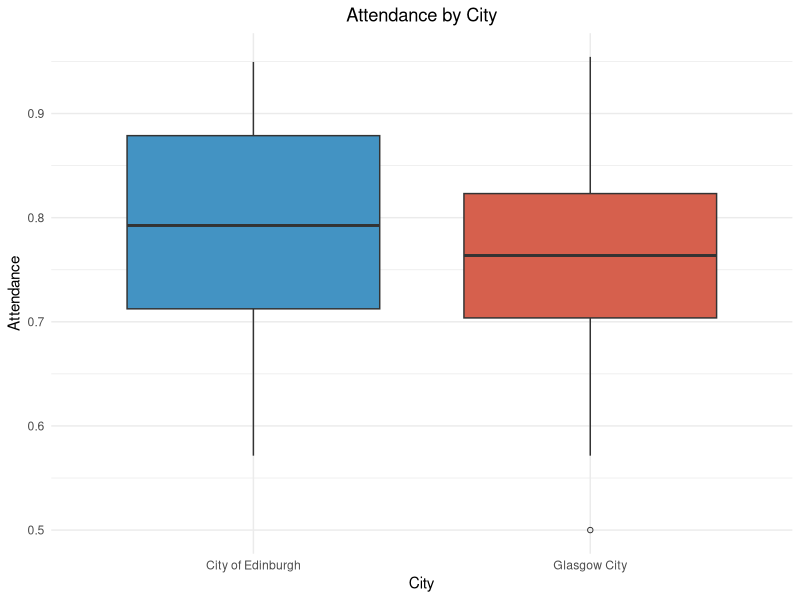
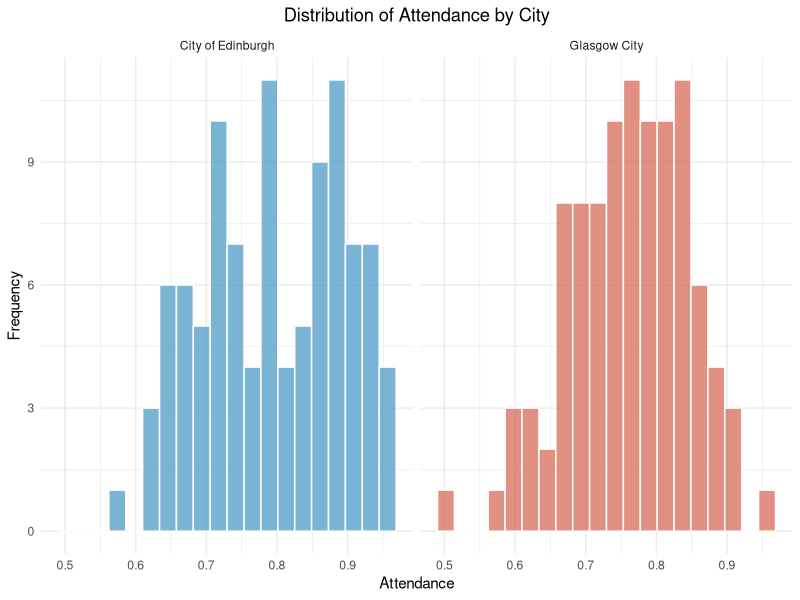
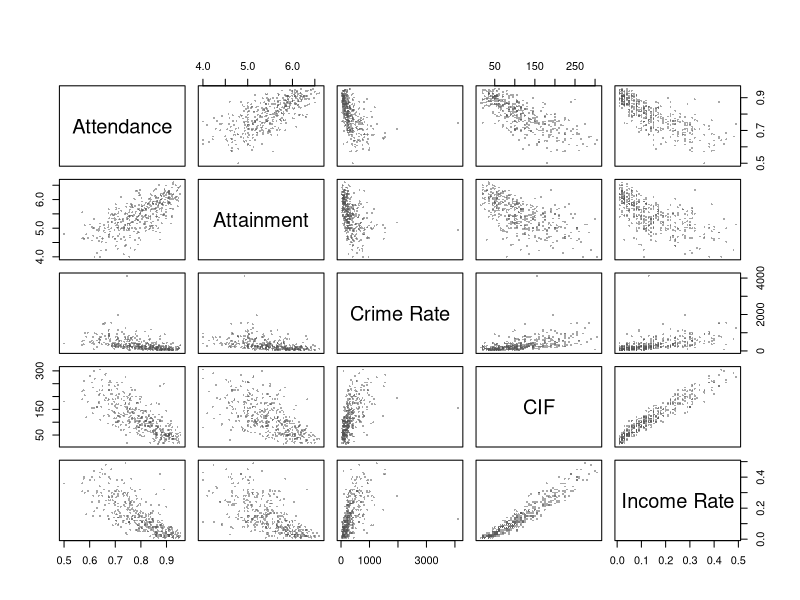
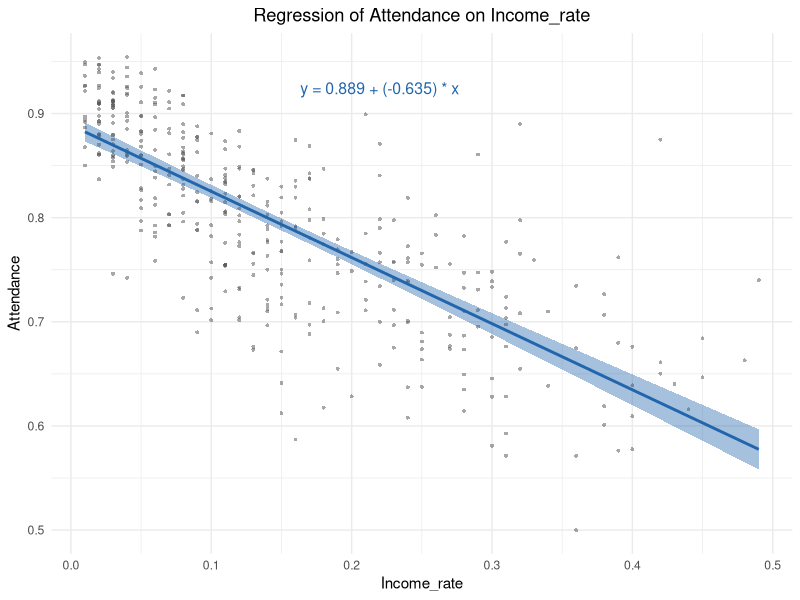
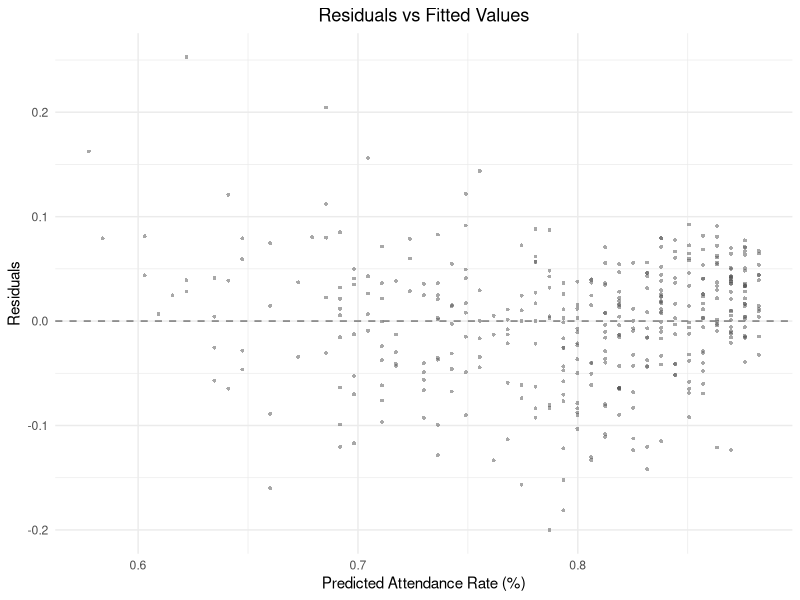
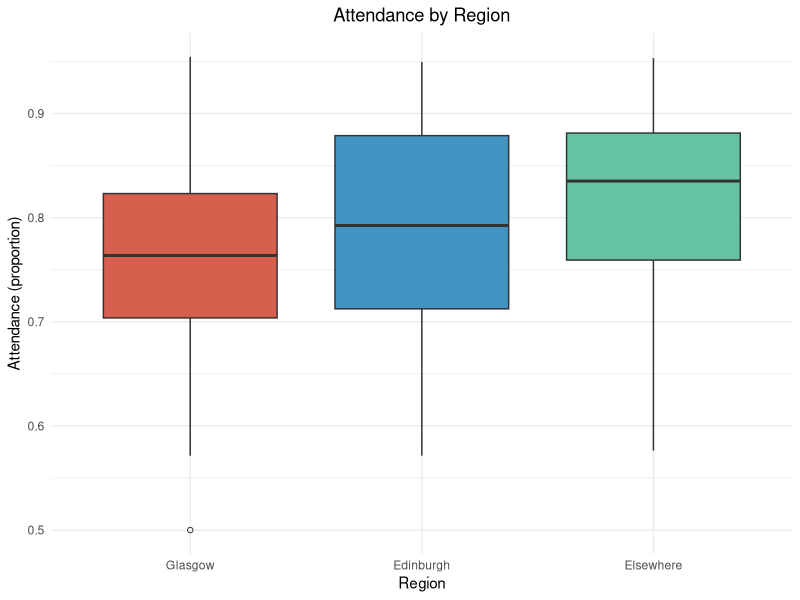
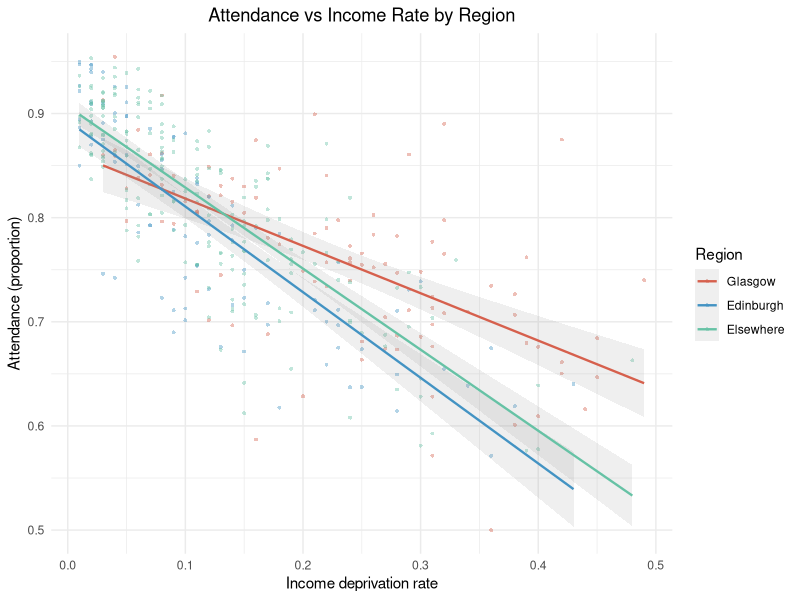
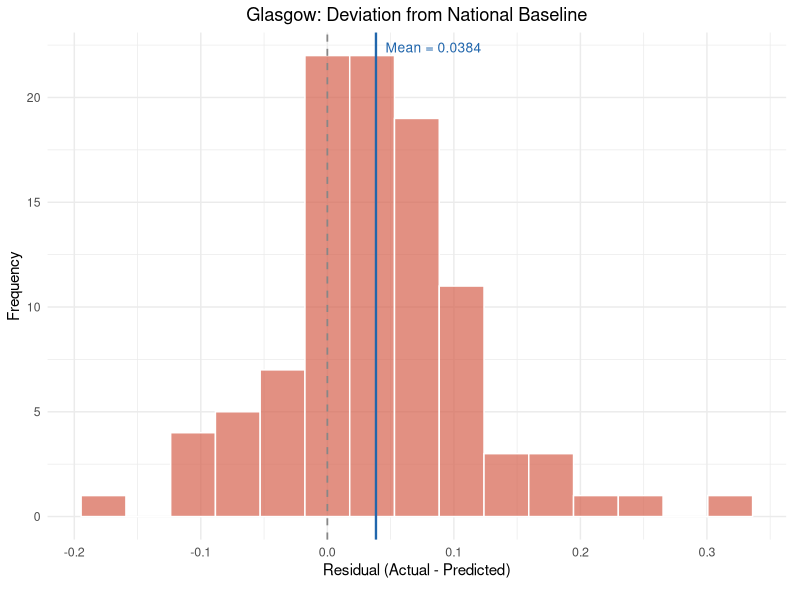

Source code (R) for these figures, in order:
## ---- chunk 1
knitr::opts_chunk$set(echo = FALSE, message = FALSE, warning = FALSE, fig.pos = 'H')
dat <- read.csv("scottishData.csv")
library(ggplot2)
library(dplyr)
library(broom)

# Subsets for Section 1
glasgow   <- subset(dat, Council_area == "Glasgow City")
edinburgh <- subset(dat, Council_area == "City of Edinburgh")
elsewhere <- subset(dat, Council_area != "Glasgow City" &
                         Council_area != "City of Edinburgh")

# Region variable for Section 3
dat$Region <- ifelse(dat$Council_area == "Glasgow City", "Glasgow",
              ifelse(dat$Council_area == "City of Edinburgh", "Edinburgh", "Elsewhere"))
dat$Region <- factor(dat$Region, levels = c("Glasgow", "Edinburgh", "Elsewhere"))

# Unified colour palette 
col_gla   <- "#D6604D"   # terracotta  — Glasgow
col_edi   <- "#4393C3"   # steel blue  — Edinburgh
col_else  <- "#66C2A5"   # mint green  — Elsewhere
col_point <- "#525252"   # slate gray  — scatter points
col_line  <- "#2166AC"   # deep blue   — regression line
col_ref   <- "#878787"   # medium gray — reference line
## ---- chunk 2

dat_two <- subset(dat, Council_area %in% c("Glasgow City", "City of Edinburgh"))

ggplot(dat_two, aes(x = Council_area, y = Attendance, fill = Council_area)) +
  geom_boxplot(outlier.shape = 1, outlier.size = 1.5) +
  scale_fill_manual(values = c("City of Edinburgh" = col_edi, "Glasgow City" = col_gla)) +
  labs(x = "City", y = "Attendance", title = "Attendance by City") +
  theme_minimal() +
  theme(plot.title = element_text(hjust = 0.5), legend.position = "none")
## ---- chunk 3

ggplot(dat_two, aes(x = Attendance, fill = Council_area)) +
  geom_histogram(bins = 20, alpha = 0.7, color = "white") +
  scale_fill_manual(values = c("City of Edinburgh" = col_edi, "Glasgow City" = col_gla)) +
  facet_wrap(~ Council_area, ncol = 2) +
  labs(x = "Attendance", y = "Frequency", title = "Distribution of Attendance by City") +
  theme_minimal() +
  theme(plot.title = element_text(hjust = 0.5), legend.position = "none")
## ---- chunk 4

n_gla <- sum(!is.na(glasgow$Attendance))
n_edi <- sum(!is.na(edinburgh$Attendance))
mean_gla <- mean(glasgow$Attendance, na.rm = TRUE)
mean_edi <- mean(edinburgh$Attendance, na.rm = TRUE)
var_gla  <- var(glasgow$Attendance, na.rm = TRUE)
var_edi  <- var(edinburgh$Attendance, na.rm = TRUE)

sd_gla   <- sd(glasgow$Attendance, na.rm = TRUE)
sd_edi   <- sd(edinburgh$Attendance, na.rm = TRUE)

stats_table <- data.frame(
  City     = c("Glasgow", "Edinburgh"),
  N        = c(n_gla, n_edi),
  Mean     = round(c(mean_gla, mean_edi), 5),
  SD       = round(c(sd_gla, sd_edi), 5),
  Variance = round(c(var_gla, var_edi), 7)
)

knitr::kable(stats_table,
             caption = "Sample means and variances of Attendance for Glasgow and Edinburgh.",
             align = "c",
             booktabs = TRUE)
## ---- chunk 5

ci_mean_gla <- mean_gla + c(-1, 1) * qt(0.975, df = n_gla - 1) * sqrt(var_gla / n_gla)
ci_mean_edi <- mean_edi + c(-1, 1) * qt(0.975, df = n_edi - 1) * sqrt(var_edi / n_edi)

ci_mean_table <- data.frame(
  City  = c("Glasgow", "Edinburgh"),
  Lower = round(c(ci_mean_gla[1], ci_mean_edi[1]), 5),
  Upper = round(c(ci_mean_gla[2], ci_mean_edi[2]), 5)
)

knitr::kable(ci_mean_table,
             caption = "95\\% confidence intervals for the mean of Attendance.",
             align = "c",
             col.names = c("City", "2.5%", "97.5%"),
             booktabs = TRUE)
## ---- chunk 6

# 95% CI for variance using chi-squared distribution
ci_var_gla <- c((n_gla - 1) * var_gla / qchisq(0.975, df = n_gla - 1),
                (n_gla - 1) * var_gla / qchisq(0.025, df = n_gla - 1))
ci_var_edi <- c((n_edi - 1) * var_edi / qchisq(0.975, df = n_edi - 1),
                (n_edi - 1) * var_edi / qchisq(0.025, df = n_edi - 1))

ci_var_table <- data.frame(
  City  = c("Glasgow", "Edinburgh"),
  Lower = round(c(ci_var_gla[1], ci_var_edi[1]), 7),
  Upper = round(c(ci_var_gla[2], ci_var_edi[2]), 7)
)

knitr::kable(ci_var_table,
             caption = "95\\% confidence intervals for the variance of Attendance.",
             align = "c",
             col.names = c("City", "2.5%", "97.5%"),
             booktabs = TRUE)
## ---- chunk 7

f_result <- var.test(glasgow$Attendance, edinburgh$Attendance)

f_table <- data.frame(
  Statistic = round(f_result$statistic, 4),
  df1       = f_result$parameter[1],
  df2       = f_result$parameter[2],
  p_value   = formatC(f_result$p.value, format = "e", digits = 4)
)

knitr::kable(f_table,
             caption = "F-test for equality of variances of Attendance.",
             align = "c",
             col.names = c("F-statistic", "df1", "df2", "p-value"),
             booktabs = TRUE)
## ---- chunk 8

t_result <- t.test(glasgow$Attendance, edinburgh$Attendance, var.equal = FALSE)

t_table <- data.frame(
  Statistic = round(t_result$statistic, 4),
  df        = round(t_result$parameter, 2),
  p_value   = formatC(t_result$p.value, format = "e", digits = 4)
)

knitr::kable(t_table,
             caption = "Welch's two-sample t-test for difference in mean Attendance.",
             align = "c",
             col.names = c("t-statistic", "df", "p-value"),
             booktabs = TRUE)
## ---- chunk 9

vars <- c("Attendance", "Attainment", "crime_rate", "CIF", "Income_rate")

pairs(dat[, vars],
      pch = 16, cex = 0.4, col = adjustcolor(col_point, alpha.f = 0.5),
      main = "",
      labels = c("Attendance", "Attainment", "Crime Rate", "CIF", "Income Rate"))
## ---- chunk 10
# Full 5x5 pairwise Pearson correlation matrix
cor_matrix <- round(cor(dat[, vars], use = "complete.obs", method = "pearson"), 3)
colnames(cor_matrix) <- c("Attendance", "Attainment", "Crime Rate", "CIF", "Income Rate")
rownames(cor_matrix) <- c("Attendance", "Attainment", "Crime Rate", "CIF", "Income Rate")

knitr::kable(cor_matrix,
             caption = "Pairwise Pearson correlation coefficients between the five selected variables.",
             align = "c",
             booktabs = TRUE)

# Store individual correlations for later use
r_attainment <- cor_matrix[1, 2]
r_crime      <- cor_matrix[1, 3]
r_cif        <- cor_matrix[1, 4]
r_income     <- cor_matrix[1, 5]
## ---- chunk 11
# Identify the variable with the highest absolute correlation with Attendance
correlations <- c(
  Attainment = r_attainment,
  Crime_rate = r_crime,
  CIF = r_cif,
  Income_rate = r_income
)
data2_name <- names(which.max(abs(correlations)))

# Fit simple linear regression
model_formula <- as.formula(paste("Attendance ~", data2_name))
lm_model <- lm(model_formula, data = dat)

# Extract coefficients
intercept <- coef(lm_model)[1]
slope     <- coef(lm_model)[2]
r_squared <- summary(lm_model)$r.squared
## ---- chunk 12
display_name <- gsub("_", " ", data2_name)

knitr::kable(
  tidy(lm_model),
  digits = 4,
  caption = paste("Simple linear regression model: Attendance ~", display_name),
  booktabs = TRUE
)
## ---- chunk 13
ci <- confint(lm_model, level = 0.95)
rownames(ci) <- c("Intercept ", "Slope")
colnames(ci) <- c("2.5%", "97.5%")

knitr::kable(
  ci,
  digits = 4,
  caption = "95\\% Confidence Intervals for Regression Coefficients",
  booktabs = TRUE
)
## ---- chunk 14

equation <- paste0("y = ", round(intercept, 3), " + (", round(slope, 3), ") * x")

# Dynamic annotation position
x_pos <- quantile(dat[[data2_name]], 0.75, na.rm = TRUE)
y_pos <- quantile(dat$Attendance, 0.95, na.rm = TRUE)

ggplot(dat, aes(x = !!sym(data2_name), y = Attendance)) +
  geom_point(shape = 16, size = 1, colour = adjustcolor(col_point, alpha.f = 0.5)) +
  geom_smooth(method = "lm", se = TRUE, colour = col_line, fill = adjustcolor(col_line, alpha.f = 0.15)) +
  labs(
    x = data2_name,
    y = "Attendance",
    title = paste("Regression of Attendance on", data2_name)
  ) +
  annotate("text", x = x_pos, y = y_pos, label = equation, parse = FALSE,
           size = 4, colour = col_line) +
  theme_minimal() +
  theme(plot.title = element_text(hjust = 0.5))

## ---- chunk 15

# residuals
dat$residuals <- residuals(lm_model)
dat$fitted    <- fitted(lm_model)

ggplot(dat, aes(x = fitted, y = residuals)) +
  geom_point(shape = 16, size = 1, colour = adjustcolor(col_point, alpha.f = 0.5)) +
  geom_hline(yintercept = 0, linetype = "dashed", colour = col_ref, linewidth = 0.6) +
  labs(
    x = "Predicted Attendance Rate (%)",
    y = "Residuals",
    title = "Residuals vs Fitted Values"
  ) +
  theme_minimal() +
  theme(plot.title = element_text(hjust = 0.5))

## ---- chunk 16
ggplot(dat, aes(x = Region, y = Attendance, fill = Region)) +
  geom_boxplot(outlier.shape = 1, outlier.size = 1.5) +
  scale_fill_manual(values = c("Glasgow" = col_gla, "Edinburgh" = col_edi, "Elsewhere" = col_else)) +
  labs(x = "Region", y = "Attendance (proportion)", title = "Attendance by Region") +
  theme_minimal() +
  theme(plot.title = element_text(hjust = 0.5), legend.position = "none")
## ---- chunk 17
# F-tests: variance comparison
f_gla_else <- var.test(glasgow$Attendance, elsewhere$Attendance)
f_edi_else <- var.test(edinburgh$Attendance, elsewhere$Attendance)
f_gla_edi  <- var.test(glasgow$Attendance, edinburgh$Attendance)

f_table <- data.frame(
  Comparison = c("Glasgow vs Elsewhere", "Edinburgh vs Elsewhere", "Glasgow vs Edinburgh"),
  F_stat     = round(c(f_gla_else$statistic, f_edi_else$statistic, f_gla_edi$statistic), 4),
  df1        = c(f_gla_else$parameter[1], f_edi_else$parameter[1], f_gla_edi$parameter[1]),
  df2        = c(f_gla_else$parameter[2], f_edi_else$parameter[2], f_gla_edi$parameter[2]),
  p_value    = c(formatC(f_gla_else$p.value, format = "e", digits = 3),
                 formatC(f_edi_else$p.value, format = "e", digits = 3),
                 formatC(f_gla_edi$p.value, format = "e", digits = 3))
)

knitr::kable(f_table,
             caption = "F-tests comparing variance of Attendance between regions.",
             align = "c",
             col.names = c("Comparison", "F-statistic", "df1", "df2", "p-value"),
             booktabs = TRUE)
## ---- chunk 18
# Welch's t-tests: mean comparison
t_gla_else <- t.test(glasgow$Attendance, elsewhere$Attendance, var.equal = FALSE)
t_edi_else <- t.test(edinburgh$Attendance, elsewhere$Attendance, var.equal = FALSE)
t_gla_edi  <- t.test(glasgow$Attendance, edinburgh$Attendance, var.equal = FALSE)

t_table <- data.frame(
  Comparison = c("Glasgow vs Elsewhere", "Edinburgh vs Elsewhere", "Glasgow vs Edinburgh"),
  t_stat     = round(c(t_gla_else$statistic, t_edi_else$statistic, t_gla_edi$statistic), 4),
  df         = round(c(t_gla_else$parameter, t_edi_else$parameter, t_gla_edi$parameter), 2),
  p_value    = c(formatC(t_gla_else$p.value, format = "e", digits = 3),
                 formatC(t_edi_else$p.value, format = "e", digits = 3),
                 formatC(t_gla_edi$p.value, format = "e", digits = 3))
)

knitr::kable(t_table,
             caption = "Welch's t-tests comparing mean Attendance between regions.",
             align = "c",
             col.names = c("Comparison", "t-statistic", "df", "p-value"),
             booktabs = TRUE)
## ---- chunk 19
lm_gla  <- lm(Attendance ~ Income_rate, data = glasgow)
lm_edi  <- lm(Attendance ~ Income_rate, data = edinburgh)
lm_else <- lm(Attendance ~ Income_rate, data = elsewhere)

# Extract coefficients
slopes     <- c(coef(lm_gla)[2], coef(lm_edi)[2], coef(lm_else)[2])
intercepts <- c(coef(lm_gla)[1], coef(lm_edi)[1], coef(lm_else)[1])
r_sq       <- c(summary(lm_gla)$r.squared, summary(lm_edi)$r.squared, summary(lm_else)$r.squared)

# 95% CIs for slopes
ci_gla  <- confint(lm_gla,  "Income_rate", level = 0.95)
ci_edi  <- confint(lm_edi,  "Income_rate", level = 0.95)
ci_else <- confint(lm_else, "Income_rate", level = 0.95)

reg_table <- data.frame(
  Region    = c("Glasgow", "Edinburgh", "Elsewhere"),
  Intercept = round(intercepts, 4),
  Slope     = round(slopes, 4),
  CI_lower  = round(c(ci_gla[1], ci_edi[1], ci_else[1]), 4),
  CI_upper  = round(c(ci_gla[2], ci_edi[2], ci_else[2]), 4),
  R_squared = round(r_sq, 4)
)

knitr::kable(reg_table,
             caption = "Regional regression models: Attendance on Income\\_rate.",
             align = "c",
             booktabs = TRUE,
             col.names = c("Region", "Intercept", "Slope",
                           "Slope CI lower", "Slope CI upper", "$R^2$"))
## ---- chunk 20
ggplot(dat, aes(x = Income_rate, y = Attendance, colour = Region)) +
  geom_point(shape = 16, size = 1, alpha = 0.4) +
  geom_smooth(method = "lm", se = TRUE, linewidth = 0.8, alpha = 0.15) +
  scale_colour_manual(values = c("Glasgow" = col_gla, "Edinburgh" = col_edi, "Elsewhere" = col_else)) +
  labs(x = "Income deprivation rate", y = "Attendance (proportion)",
       title = "Attendance vs Income Rate by Region") +
  theme_minimal() +
  theme(plot.title = element_text(hjust = 0.5))
## ---- chunk 21
new_data <- data.frame(Income_rate = 0.15)

pred_gla  <- predict(lm_gla,  newdata = new_data, interval = "prediction", level = 0.95)
pred_edi  <- predict(lm_edi,  newdata = new_data, interval = "prediction", level = 0.95)
pred_else <- predict(lm_else, newdata = new_data, interval = "prediction", level = 0.95)

pred_table <- data.frame(
  Region = c("Glasgow", "Edinburgh", "Elsewhere"),
  Fitted = round(c(pred_gla[1], pred_edi[1], pred_else[1]), 4),
  Lower  = round(c(pred_gla[2], pred_edi[2], pred_else[2]), 4),
  Upper  = round(c(pred_gla[3], pred_edi[3], pred_else[3]), 4),
  Width  = round(c(pred_gla[3] - pred_gla[2],
                    pred_edi[3] - pred_edi[2],
                    pred_else[3] - pred_else[2]), 4)
)

knitr::kable(pred_table,
             caption = "95\\% prediction intervals for Attendance at Income\\_rate $= 0.15$.",
             align = "c",
             col.names = c("Region", "Fitted", "Lower", "Upper", "Width"),
             booktabs = TRUE)
## ---- chunk 22
# Baseline model: trained on non-Glasgow data
dat_baseline <- subset(dat, Region != "Glasgow")
lm_baseline  <- lm(Attendance ~ Income_rate, data = dat_baseline)

baseline_summary <- summary(lm_baseline)
b0 <- coef(lm_baseline)[1]
b1 <- coef(lm_baseline)[2]
## ---- chunk 23
baseline_ci <- confint(lm_baseline, level = 0.95)

baseline_coef <- data.frame(
  Term      = c("Intercept", "Income_rate"),
  Estimate  = round(coef(lm_baseline), 4),
  CI_lower  = round(baseline_ci[, 1], 4),
  CI_upper  = round(baseline_ci[, 2], 4)
)

knitr::kable(baseline_coef,
             caption = paste0("Baseline regression model (non-Glasgow, $n = ",
                              nrow(dat_baseline), "$): Attendance on Income\\_rate."),
             align = "c",
             booktabs = TRUE,
             col.names = c("Term", "Estimate", "95% CI lower", "95% CI upper"),
             row.names = FALSE)
## ---- chunk 24
# Predict Glasgow's "expected" attendance using the baseline model
glasgow$predicted <- predict(lm_baseline, newdata = glasgow)
glasgow$residual  <- glasgow$Attendance - glasgow$predicted

# Descriptive statistics of Glasgow residuals
mean_resid <- mean(glasgow$residual)
sd_resid   <- sd(glasgow$residual)
n_resid    <- length(glasgow$residual)
## ---- chunk 25
resid_df <- data.frame(residual = glasgow$residual)
ggplot(resid_df, aes(x = residual)) +
  geom_histogram(bins = 15, fill = col_gla, colour = "white", alpha = 0.7) +
  geom_vline(xintercept = 0, linetype = "dashed", colour = col_ref, linewidth = 0.6) +
  geom_vline(xintercept = mean_resid, colour = col_line, linewidth = 0.8) +
  annotate("text", x = mean_resid, y = Inf, vjust = 2, hjust = -0.1,
           label = paste0("Mean = ", round(mean_resid, 4)),
           colour = col_line, size = 3.5) +
  scale_x_continuous(breaks = scales::pretty_breaks(n = 6)) +
  labs(x = "Residual (Actual - Predicted)", y = "Frequency",
       title = "Glasgow: Deviation from National Baseline") +
  theme_minimal() +
  theme(plot.title = element_text(hjust = 0.5),
        axis.text.x = element_text(size = 9),
        plot.margin = margin(t = 5, r = 10, b = 15, l = 5, unit = "pt"))
## ---- chunk 26
t_resid <- t.test(glasgow$residual, mu = 0)

t_resid_table <- data.frame(
  Mean_residual = round(mean_resid, 4),
  SE            = round(sd_resid / sqrt(n_resid), 4),
  t_stat        = round(t_resid$statistic, 4),
  df            = t_resid$parameter,
  p_value       = formatC(t_resid$p.value, format = "e", digits = 3),
  CI_lower      = round(t_resid$conf.int[1], 4),
  CI_upper      = round(t_resid$conf.int[2], 4)
)

knitr::kable(t_resid_table,
             caption = "One-sample t-test on Glasgow residuals ($H_0: \\mu_e = 0$).",
             align = "c",
             booktabs = TRUE,
             col.names = c("Mean residual", "SE", "t-statistic", "df",
                           "p-value", "95% CI lower", "95% CI upper"),
             row.names = FALSE)
## ---- chunk 27
# Select continuous candidate variables (exclude identifiers, Income, and Attendance)
scan_vars <- c("Employment_rate", "CIF",
               "ALCOHOL", "DRUG", "SMR", "DEPRESS", "LBWT", "EMERG",
               "Attainment", "no_qualifications", "not_participating", "University",
               "drive_petrol", "drive_GP", "drive_post", "drive_primary",
               "drive_retail", "drive_secondary",
               "PT_GP", "PT_post", "PT_retail",
               "Broadband", "crime_rate",
               "overcrowded_rate", "nocentralheat_rate")

# Compute Pearson r between Glasgow residuals and each variable
cors <- sapply(scan_vars, function(v) {
  x <- glasgow[[v]]
  if (is.numeric(x) && sum(!is.na(x)) > 5) {
    cor(glasgow$residual, x, use = "complete.obs")
  } else {
    NA
  }
})

# Sort by absolute correlation
cors <- cors[!is.na(cors)]
cors_sorted <- sort(abs(cors), decreasing = TRUE)
cors_signed <- cors[names(cors_sorted)]

scan_table <- data.frame(
  Variable = names(cors_signed),
  r        = round(cors_signed, 4),
  abs_r    = round(abs(cors_signed), 4)
)

knitr::kable(scan_table,
             caption = "Pearson correlations: Glasgow residuals vs candidate variables (sorted by absolute r).",
             align = "c",
             col.names = c("Variable", "r", "Abs(r)"),
             row.names = FALSE,
             booktabs = TRUE)
## ---- chunk 28
# Identify the variable with the highest |r|
top_var_name <- names(cors_signed)[1]
top_var_r    <- cors_signed[1]
top_var_tex  <- gsub("_", "\\_", top_var_name, fixed = TRUE)
## ---- chunk 29
lm_deep <- lm(glasgow$residual ~ glasgow[[top_var_name]])
r_deep     <- cor(glasgow$residual, glasgow[[top_var_name]], use = "complete.obs")
r2_deep    <- summary(lm_deep)$r.squared
slope_deep <- coef(lm_deep)[2]
ci_deep    <- confint(lm_deep, level = 0.95)

deep_df <- data.frame(x = glasgow[[top_var_name]], y = glasgow$residual)

ggplot(deep_df, aes(x = x, y = y)) +
  geom_point(shape = 16, size = 1, alpha = 0.4, colour = col_gla) +
  geom_smooth(method = "lm", se = TRUE, colour = col_line,
              fill = adjustcolor(col_line, alpha.f = 0.15), linewidth = 0.8) +
  geom_hline(yintercept = 0, linetype = "dashed", colour = col_ref, linewidth = 0.6) +
  labs(x = top_var_name, y = "Residual (Actual - Predicted Attendance)",
       title = paste0("Glasgow Effect vs ", top_var_name)) +
  theme_minimal() +
  theme(plot.title = element_text(hjust = 0.5))
## ---- chunk 30
deep_table <- data.frame(
  Statistic = c("Pearson r", "R-squared", "Slope", "Slope 95% CI lower", "Slope 95% CI upper"),
  Value     = round(c(r_deep, r2_deep, slope_deep, ci_deep[2, 1], ci_deep[2, 2]), 4)
)

knitr::kable(deep_table,
             caption = paste0("Regression of Glasgow residuals on ", top_var_tex, "."),
             align = "c",
             row.names = FALSE,
             booktabs = TRUE)
## ---- chunk 31
q_resid <- quantile(glasgow$residual, probs = c(1/3, 2/3))
q_topvar <- quantile(glasgow[[top_var_name]], probs = c(1/3, 2/3), na.rm = TRUE)

resid_cat <- cut(glasgow$residual,
                 breaks = c(-Inf, q_resid[1], q_resid[2], Inf),
                 labels = c("Negative", "Neutral", "Positive"))
topvar_cat <- cut(glasgow[[top_var_name]],
                  breaks = c(-Inf, q_topvar[1], q_topvar[2], Inf),
                  labels = c("Low", "Medium", "High"))

cont_table <- table(resid_cat, topvar_cat)

knitr::kable(cont_table,
             caption = paste0("Contingency table: Residual category $\\times$ ",
                              top_var_tex, " category (Glasgow only)."),
             booktabs = TRUE)

chi_result <- chisq.test(cont_table)
